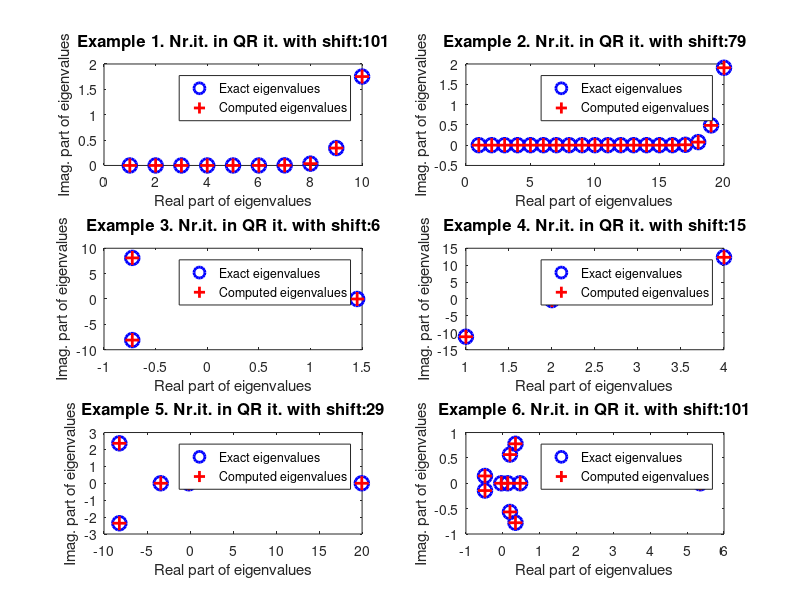

Source code (MATLAB):
% *******************************************************
% Rajiv Harlalka 20MA20073
% Implements method of QR iteration with shift s = A(n,n).
% ********************************************************
clc
%clear all
%close all
eps = 1e-09;
fig = figure;
N=10;
for i =1:6
if(i==1)
n=N;
A=hilb(N);
elseif (i==2)
n=20;
A=hilb(20);
elseif (i ==3)
% Largest eigenvalue is complex
n =3;
A =[0 -5 2; 6 0 -12; 1 3 0];
elseif (i==4)
% Matrix has four real eigenvalues
n =4;
A=[3,7,8,9;5,-7,4,-7;1,-1,1,-1;9,3,2,5];
elseif (i==5)
n =5;
%
A=[3,7,8,9,12;5,-7,4,-7,8;1,1,-1,1,-1;4,3,2,1,7;9,3,2,5,4];
elseif (i==6)
n=N;
A= rand(N,N);
end
lambda0= inf(n,1);
count = 1;
iter =1;
%choose shift
%sigma=1.0;
sigma=A(n,n);
%sigma=A(1,1);
% get exact eigenvalues in sorted order
exact_lambda = sort(eig(A));
%%% Method of QR iteration with shift
for k = 1:100
A = A - sigma*eye(n);
[Q,R] = qr(A);
% end
A = R*Q + sigma*eye(n);
%compute shift
sigma=A(n,n);
% Find eigenvalues from Real Schur block
j =2; count =1;
eigs = zeros(1,n);
while (j <=n)
%real eigenvalues
if(abs(A(j,j-1)) < 1e-7)
eigs(j-1) =A(j -1,j -1);
count= j -1;
else
% Complex eigenvalues
eigs(j-1: j)= eig(A(j -1:j,j -1:j));
count =j;
j=j +1;
end
j=j +1;
end
if(count < length(eigs))
eigs(n)=A(n,n);
end
%*******************************
computed_lambda = sort(eigs)';
if(norm(abs(computed_lambda - lambda0 ))<eps )
break ;
end
lambda0 = computed_lambda ;
iter = iter + 1;
end

str =['Comp. eig.:' num2str(computed_lambda')];
str=[str, ', Ex. eig.:' num2str(exact_lambda',2)];
str_xlabel = ['Example ',num2str(i), ...
'. Nr.it. in QR it. with shift:', num2str(iter)];
subplot (3,2,i)
plot (exact_lambda,'o b','LineWidth',2,'Markersize',10)
hold on
plot (computed_lambda,'+ r','LineWidth',2, 'Markersize',10)
% xlabel(str, 'fontsize',10)
xlabel('Real part of eigenvalues');
ylabel('Imag. part of eigenvalues');
exact_lambda
computed_lambda
legend('Exact eigenvalues','Computed eigenvalues')
title(str_xlabel,'fontsize',12)
end